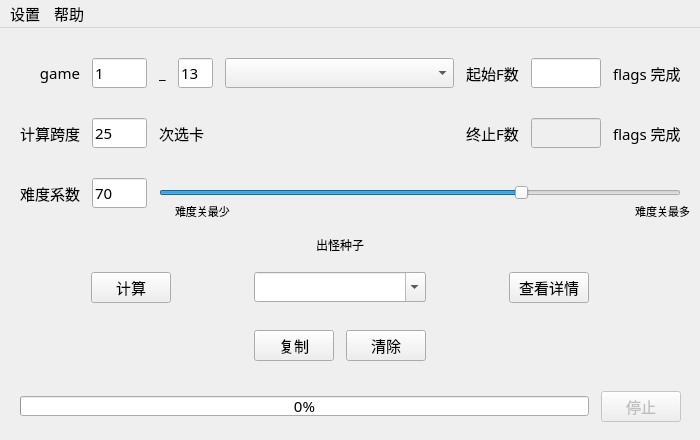
<?xml version="1.0" encoding="UTF-8"?>
<ui version="4.0">
 <class>SeedFinder</class>
 <widget class="QMainWindow" name="SeedFinder">
  <property name="geometry">
   <rect>
    <x>0</x>
    <y>0</y>
    <width>700</width>
    <height>440</height>
   </rect>
  </property>
  <property name="minimumSize">
   <size>
    <width>700</width>
    <height>440</height>
   </size>
  </property>
  <property name="maximumSize">
   <size>
    <width>700</width>
    <height>440</height>
   </size>
  </property>
  <property name="font">
   <font>
    <family>微软雅黑</family>
    <pointsize>11</pointsize>
   </font>
  </property>
  <property name="windowTitle">
   <string>种子寻找器 v2.0</string>
  </property>
  <widget class="QWidget" name="centralwidget">
   <widget class="QWidget" name="gridLayoutWidget">
    <property name="geometry">
     <rect>
      <x>0</x>
      <y>0</y>
      <width>701</width>
      <height>192</height>
     </rect>
    </property>
    <layout class="QGridLayout" name="gridLayout">
     <property name="leftMargin">
      <number>20</number>
     </property>
     <property name="topMargin">
      <number>20</number>
     </property>
     <property name="rightMargin">
      <number>20</number>
     </property>
     <property name="bottomMargin">
      <number>0</number>
     </property>
     <property name="horizontalSpacing">
      <number>12</number>
     </property>
     <property name="verticalSpacing">
      <number>20</number>
     </property>
     <item row="1" column="0">
      <widget class="QLabel" name="label_5">
       <property name="sizePolicy">
        <sizepolicy hsizetype="Maximum" vsizetype="Preferred">
         <horstretch>0</horstretch>
         <verstretch>0</verstretch>
        </sizepolicy>
       </property>
       <property name="text">
        <string>计算跨度</string>
       </property>
      </widget>
     </item>
     <item row="0" column="7">
      <widget class="QLabel" name="label_4">
       <property name="sizePolicy">
        <sizepolicy hsizetype="Maximum" vsizetype="Preferred">
         <horstretch>0</horstretch>
         <verstretch>0</verstretch>
        </sizepolicy>
       </property>
       <property name="text">
        <string>flags 完成</string>
       </property>
      </widget>
     </item>
     <item row="1" column="5">
      <widget class="QLabel" name="label_7">
       <property name="sizePolicy">
        <sizepolicy hsizetype="Maximum" vsizetype="Preferred">
         <horstretch>0</horstretch>
         <verstretch>0</verstretch>
        </sizepolicy>
       </property>
       <property name="text">
        <string>终止F数</string>
       </property>
      </widget>
     </item>
     <item row="0" column="6">
      <widget class="QLineEdit" name="start_flags">
       <property name="sizePolicy">
        <sizepolicy hsizetype="Fixed" vsizetype="Fixed">
         <horstretch>0</horstretch>
         <verstretch>0</verstretch>
        </sizepolicy>
       </property>
       <property name="maximumSize">
        <size>
         <width>70</width>
         <height>16777215</height>
        </size>
       </property>
       <property name="inputMask">
        <string/>
       </property>
       <property name="text">
        <string/>
       </property>
       <property name="alignment">
        <set>Qt::AlignLeading|Qt::AlignLeft|Qt::AlignVCenter</set>
       </property>
      </widget>
     </item>
     <item row="2" column="0">
      <widget class="QLabel" name="lable_9">
       <property name="sizePolicy">
        <sizepolicy hsizetype="Maximum" vsizetype="Preferred">
         <horstretch>0</horstretch>
         <verstretch>0</verstretch>
        </sizepolicy>
       </property>
       <property name="text">
        <string>难度系数</string>
       </property>
      </widget>
     </item>
     <item row="0" column="3">
      <widget class="QLineEdit" name="mode">
       <property name="sizePolicy">
        <sizepolicy hsizetype="Fixed" vsizetype="Fixed">
         <horstretch>0</horstretch>
         <verstretch>0</verstretch>
        </sizepolicy>
       </property>
       <property name="maximumSize">
        <size>
         <width>35</width>
         <height>16777215</height>
        </size>
       </property>
       <property name="inputMask">
        <string/>
       </property>
       <property name="text">
        <string>13</string>
       </property>
      </widget>
     </item>
     <item row="0" column="1">
      <widget class="QLineEdit" name="uid">
       <property name="enabled">
        <bool>true</bool>
       </property>
       <property name="sizePolicy">
        <sizepolicy hsizetype="Maximum" vsizetype="Fixed">
         <horstretch>0</horstretch>
         <verstretch>0</verstretch>
        </sizepolicy>
       </property>
       <property name="maximumSize">
        <size>
         <width>55</width>
         <height>16777215</height>
        </size>
       </property>
       <property name="inputMask">
        <string/>
       </property>
       <property name="text">
        <string>1</string>
       </property>
       <property name="placeholderText">
        <string/>
       </property>
      </widget>
     </item>
     <item row="2" column="2" colspan="6">
      <widget class="QSlider" name="hardness_slider">
       <property name="maximum">
        <number>100</number>
       </property>
       <property name="pageStep">
        <number>5</number>
       </property>
       <property name="sliderPosition">
        <number>70</number>
       </property>
       <property name="orientation">
        <enum>Qt::Horizontal</enum>
       </property>
       <property name="tickPosition">
        <enum>QSlider::NoTicks</enum>
       </property>
       <property name="tickInterval">
        <number>10</number>
       </property>
      </widget>
     </item>
     <item row="0" column="2">
      <widget class="QLabel" name="label_2">
       <property name="sizePolicy">
        <sizepolicy hsizetype="Maximum" vsizetype="Preferred">
         <horstretch>0</horstretch>
         <verstretch>0</verstretch>
        </sizepolicy>
       </property>
       <property name="text">
        <string>_</string>
       </property>
      </widget>
     </item>
     <item row="2" column="1">
      <widget class="QLineEdit" name="hardness">
       <property name="enabled">
        <bool>true</bool>
       </property>
       <property name="sizePolicy">
        <sizepolicy hsizetype="Maximum" vsizetype="Fixed">
         <horstretch>0</horstretch>
         <verstretch>0</verstretch>
        </sizepolicy>
       </property>
       <property name="maximumSize">
        <size>
         <width>55</width>
         <height>16777215</height>
        </size>
       </property>
       <property name="layoutDirection">
        <enum>Qt::LeftToRight</enum>
       </property>
       <property name="inputMask">
        <string/>
       </property>
       <property name="text">
        <string>70</string>
       </property>
      </widget>
     </item>
     <item row="1" column="6">
      <widget class="QLineEdit" name="end_flags">
       <property name="enabled">
        <bool>false</bool>
       </property>
       <property name="sizePolicy">
        <sizepolicy hsizetype="Fixed" vsizetype="Fixed">
         <horstretch>0</horstretch>
         <verstretch>0</verstretch>
        </sizepolicy>
       </property>
       <property name="maximumSize">
        <size>
         <width>70</width>
         <height>16777215</height>
        </size>
       </property>
       <property name="inputMask">
        <string/>
       </property>
       <property name="text">
        <string/>
       </property>
       <property name="alignment">
        <set>Qt::AlignLeading|Qt::AlignLeft|Qt::AlignVCenter</set>
       </property>
      </widget>
     </item>
     <item row="1" column="1">
      <widget class="QLineEdit" name="flags_span">
       <property name="enabled">
        <bool>true</bool>
       </property>
       <property name="sizePolicy">
        <sizepolicy hsizetype="Maximum" vsizetype="Fixed">
         <horstretch>0</horstretch>
         <verstretch>0</verstretch>
        </sizepolicy>
       </property>
       <property name="maximumSize">
        <size>
         <width>55</width>
         <height>16777215</height>
        </size>
       </property>
       <property name="layoutDirection">
        <enum>Qt::LeftToRight</enum>
       </property>
       <property name="inputMask">
        <string/>
       </property>
       <property name="text">
        <string>25</string>
       </property>
      </widget>
     </item>
     <item row="0" column="4">
      <widget class="QComboBox" name="scenes">
       <property name="sizePolicy">
        <sizepolicy hsizetype="Preferred" vsizetype="Fixed">
         <horstretch>0</horstretch>
         <verstretch>0</verstretch>
        </sizepolicy>
       </property>
       <property name="minimumSize">
        <size>
         <width>112</width>
         <height>0</height>
        </size>
       </property>
       <property name="maximumSize">
        <size>
         <width>16777215</width>
         <height>16777215</height>
        </size>
       </property>
       <property name="currentIndex">
        <number>-1</number>
       </property>
      </widget>
     </item>
     <item row="1" column="2" colspan="2">
      <widget class="QLabel" name="label_6">
       <property name="sizePolicy">
        <sizepolicy hsizetype="Maximum" vsizetype="Preferred">
         <horstretch>0</horstretch>
         <verstretch>0</verstretch>
        </sizepolicy>
       </property>
       <property name="text">
        <string>次选卡</string>
       </property>
      </widget>
     </item>
     <item row="0" column="5">
      <widget class="QLabel" name="label_3">
       <property name="sizePolicy">
        <sizepolicy hsizetype="Maximum" vsizetype="Preferred">
         <horstretch>0</horstretch>
         <verstretch>0</verstretch>
        </sizepolicy>
       </property>
       <property name="text">
        <string>起始F数</string>
       </property>
      </widget>
     </item>
     <item row="1" column="7">
      <widget class="QLabel" name="label_8">
       <property name="sizePolicy">
        <sizepolicy hsizetype="Maximum" vsizetype="Preferred">
         <horstretch>0</horstretch>
         <verstretch>0</verstretch>
        </sizepolicy>
       </property>
       <property name="text">
        <string>flags 完成</string>
       </property>
      </widget>
     </item>
     <item row="0" column="0">
      <widget class="QLabel" name="label_1">
       <property name="sizePolicy">
        <sizepolicy hsizetype="Preferred" vsizetype="Preferred">
         <horstretch>0</horstretch>
         <verstretch>0</verstretch>
        </sizepolicy>
       </property>
       <property name="text">
        <string>game</string>
       </property>
       <property name="alignment">
        <set>Qt::AlignRight|Qt::AlignTrailing|Qt::AlignVCenter</set>
       </property>
      </widget>
     </item>
    </layout>
   </widget>
   <widget class="QWidget" name="gridLayoutWidget_3">
    <property name="geometry">
     <rect>
      <x>0</x>
      <y>190</y>
      <width>701</width>
      <height>221</height>
     </rect>
    </property>
    <layout class="QGridLayout" name="gridLayout_3">
     <property name="leftMargin">
      <number>20</number>
     </property>
     <property name="rightMargin">
      <number>20</number>
     </property>
     <property name="bottomMargin">
      <number>0</number>
     </property>
     <property name="horizontalSpacing">
      <number>12</number>
     </property>
     <property name="verticalSpacing">
      <number>0</number>
     </property>
     <item row="2" column="3" colspan="2">
      <widget class="QComboBox" name="seeds">
       <property name="editable">
        <bool>true</bool>
       </property>
      </widget>
     </item>
     <item row="5" column="0" colspan="7">
      <spacer name="horizontalSpacer_2">
       <property name="orientation">
        <enum>Qt::Horizontal</enum>
       </property>
       <property name="sizeType">
        <enum>QSizePolicy::Fixed</enum>
       </property>
       <property name="sizeHint" stdset="0">
        <size>
         <width>208</width>
         <height>13</height>
        </size>
       </property>
      </spacer>
     </item>
     <item row="6" column="0" colspan="7">
      <widget class="QProgressBar" name="progressBar">
       <property name="sizePolicy">
        <sizepolicy hsizetype="Preferred" vsizetype="Fixed">
         <horstretch>0</horstretch>
         <verstretch>0</verstretch>
        </sizepolicy>
       </property>
       <property name="maximumSize">
        <size>
         <width>16777215</width>
         <height>20</height>
        </size>
       </property>
       <property name="value">
        <number>0</number>
       </property>
      </widget>
     </item>
     <item row="6" column="7">
      <widget class="QPushButton" name="stop">
       <property name="enabled">
        <bool>false</bool>
       </property>
       <property name="text">
        <string>停止</string>
       </property>
      </widget>
     </item>
     <item row="2" column="1">
      <widget class="QPushButton" name="calc">
       <property name="sizePolicy">
        <sizepolicy hsizetype="Preferred" vsizetype="Fixed">
         <horstretch>0</horstretch>
         <verstretch>0</verstretch>
        </sizepolicy>
       </property>
       <property name="text">
        <string>计算</string>
       </property>
       <property name="checkable">
        <bool>false</bool>
       </property>
      </widget>
     </item>
     <item row="2" column="0">
      <spacer name="verticalSpacer_4">
       <property name="orientation">
        <enum>Qt::Horizontal</enum>
       </property>
       <property name="sizeType">
        <enum>QSizePolicy::Maximum</enum>
       </property>
       <property name="sizeHint" stdset="0">
        <size>
         <width>40</width>
         <height>10</height>
        </size>
       </property>
      </spacer>
     </item>
     <item row="2" column="7">
      <spacer name="verticalSpacer_5">
       <property name="orientation">
        <enum>Qt::Horizontal</enum>
       </property>
       <property name="sizeType">
        <enum>QSizePolicy::Maximum</enum>
       </property>
       <property name="sizeHint" stdset="0">
        <size>
         <width>40</width>
         <height>17</height>
        </size>
       </property>
      </spacer>
     </item>
     <item row="2" column="6">
      <widget class="QPushButton" name="detail">
       <property name="text">
        <string>查看详情</string>
       </property>
      </widget>
     </item>
     <item row="3" column="0" colspan="8">
      <spacer name="horizontalSpacer">
       <property name="orientation">
        <enum>Qt::Horizontal</enum>
       </property>
       <property name="sizeType">
        <enum>QSizePolicy::Fixed</enum>
       </property>
       <property name="sizeHint" stdset="0">
        <size>
         <width>5</width>
         <height>10</height>
        </size>
       </property>
      </spacer>
     </item>
     <item row="2" column="2">
      <spacer name="verticalSpacer_2">
       <property name="orientation">
        <enum>Qt::Horizontal</enum>
       </property>
       <property name="sizeType">
        <enum>QSizePolicy::Maximum</enum>
       </property>
       <property name="sizeHint" stdset="0">
        <size>
         <width>58</width>
         <height>10</height>
        </size>
       </property>
      </spacer>
     </item>
     <item row="4" column="3">
      <widget class="QPushButton" name="copy">
       <property name="sizePolicy">
        <sizepolicy hsizetype="Maximum" vsizetype="Fixed">
         <horstretch>0</horstretch>
         <verstretch>0</verstretch>
        </sizepolicy>
       </property>
       <property name="maximumSize">
        <size>
         <width>80</width>
         <height>16777215</height>
        </size>
       </property>
       <property name="text">
        <string>复制</string>
       </property>
      </widget>
     </item>
     <item row="2" column="5">
      <spacer name="verticalSpacer_3">
       <property name="orientation">
        <enum>Qt::Horizontal</enum>
       </property>
       <property name="sizeType">
        <enum>QSizePolicy::Maximum</enum>
       </property>
       <property name="sizeHint" stdset="0">
        <size>
         <width>58</width>
         <height>17</height>
        </size>
       </property>
      </spacer>
     </item>
     <item row="1" column="3" colspan="2">
      <widget class="QLabel" name="label_10">
       <property name="sizePolicy">
        <sizepolicy hsizetype="Preferred" vsizetype="Maximum">
         <horstretch>0</horstretch>
         <verstretch>0</verstretch>
        </sizepolicy>
       </property>
       <property name="maximumSize">
        <size>
         <width>16777215</width>
         <height>20</height>
        </size>
       </property>
       <property name="font">
        <font>
         <pointsize>9</pointsize>
        </font>
       </property>
       <property name="text">
        <string>出怪种子</string>
       </property>
       <property name="alignment">
        <set>Qt::AlignCenter</set>
       </property>
      </widget>
     </item>
     <item row="4" column="4">
      <widget class="QPushButton" name="clear">
       <property name="maximumSize">
        <size>
         <width>80</width>
         <height>16777215</height>
        </size>
       </property>
       <property name="text">
        <string>清除</string>
       </property>
      </widget>
     </item>
    </layout>
   </widget>
   <widget class="QWidget" name="layoutWidget">
    <property name="geometry">
     <rect>
      <x>175</x>
      <y>175</y>
      <width>515</width>
      <height>31</height>
     </rect>
    </property>
    <layout class="QHBoxLayout" name="horizontalLayout">
     <item>
      <widget class="QLabel" name="label">
       <property name="font">
        <font>
         <family>微软雅黑</family>
         <pointsize>8</pointsize>
        </font>
       </property>
       <property name="text">
        <string>难度关最少</string>
       </property>
       <property name="alignment">
        <set>Qt::AlignLeading|Qt::AlignLeft|Qt::AlignTop</set>
       </property>
      </widget>
     </item>
     <item>
      <widget class="QLabel" name="label_9">
       <property name="font">
        <font>
         <family>微软雅黑</family>
         <pointsize>8</pointsize>
        </font>
       </property>
       <property name="text">
        <string>难度关最多</string>
       </property>
       <property name="alignment">
        <set>Qt::AlignRight|Qt::AlignTop|Qt::AlignTrailing</set>
       </property>
      </widget>
     </item>
    </layout>
   </widget>
  </widget>
  <widget class="QMenuBar" name="menubar">
   <property name="geometry">
    <rect>
     <x>0</x>
     <y>0</y>
     <width>700</width>
     <height>26</height>
    </rect>
   </property>
   <widget class="QMenu" name="menu">
    <property name="title">
     <string>设置</string>
    </property>
    <addaction name="detailedSetting"/>
    <addaction name="spawnSetting"/>
   </widget>
   <widget class="QMenu" name="menu_2">
    <property name="title">
     <string>帮助</string>
    </property>
    <addaction name="howToUse"/>
    <addaction name="about"/>
   </widget>
   <addaction name="menu"/>
   <addaction name="menu_2"/>
  </widget>
  <action name="howToUse">
   <property name="text">
    <string>使用说明</string>
   </property>
  </action>
  <action name="about">
   <property name="text">
    <string>关于...</string>
   </property>
  </action>
  <action name="detailedSetting">
   <property name="text">
    <string>详细设置</string>
   </property>
  </action>
  <action name="spawnSetting">
   <property name="text">
    <string>出怪设置</string>
   </property>
  </action>
 </widget>
 <resources/>
 <connections/>
</ui>
